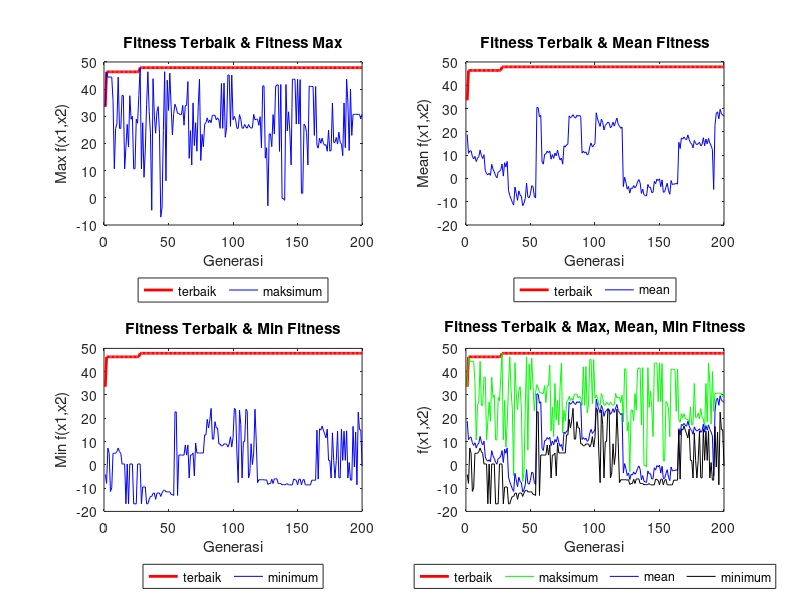

Write the MATLAB code that produced this figure.
clc;
%%
%study study
disp('max, f(x1,x2) = 19 + x1inrange(a)*(sin(x1inrange(a)*3.14)) + (10-x2inrange(a))*(sin(x2inrange(a)*3.14))')
disp(' ')
%%
% menentukan parameter populasi, khusus untuk penentuan jumlah kromosom,
% perlu ada perhitungan lebih lanjut
nindividu = 18;
ngenerasi = 200;
% menentukan jumlah kromosom :
% total digit real: range * 10^3 = 10^4
% menghitung jumlah bit bilangan basis 2 yang diperlukan agar dapat
% menampung sejumlah 10^5 bilangan basis 10
%%
%1.Representasi Chromosome

%ketelitian 
pangkat = 4;
total = 1;
%m1
disp('148.001 <= 2^m1');
formulacari1=(9.8-(-5))* 10^4-1;
m1 = 17.1752;m1d=18;
disp('m1 ='),disp(ceil(m1));

%m2
disp('73.001 <= 2^m2');
formulacari2=(7.3-0)* 10^4-1;
m2 = 73.001;m2d=17;  
disp('m2 = 17');
disp(' ');

panjang_string_chromosome = m1d+m2d 

%nilai sampling parent
pj =de2bi(m1d)
pj =de2bi(m2d)
%%
%2.inisialisasi cromosom (lanjutan)
%sampling popsize = 10
while (total <= 10)
pangkat = pangkat + 1;
total = total + (2 ^ pangkat);
end;
%% 
%3.Reproduksi (yang digunakan metode crossover)
pangkat = pangkat + 1;
% jumlah total kromosom
nkromosom = pangkat * 2;
% menentukan lokasi crossover
lokasi_crossover = floor(rand(1,1) * (nkromosom - 2)) + 1;
% membangkitkan population
individu = floor(rand(nindividu,nkromosom) * 2);
% mencatat fitness yang didapatkan di setiap iterasi
fitness_berjalan = -9999;
fitness_terbaik(1) = fitness_berjalan;
%%
%4.evaluasi
% proses evaluasi genetik berjalan:
for gen = 1 : ngenerasi
% mengkonversi bilangan biner ke bilangan cacah
for a=1:(nindividu)
x1(a)=0;
x2(a)=0;
for (b=1:nkromosom/2)
if individu(a,b) == 1
x1(a) = x1(a) + (2^(b-1));
end;
if individu(a,b+(nkromosom/2)) == 1
x2(a) = x2(a) + (2^(b-1));
end;
end;
end;
% mengkonversi bilangan cacah ke bilangan real dengan range yang telah ditentukan
x1inrange = (-2.0) + ((17.5 / total) * x1);
x2inrange = (3.27) + ((5.48 / total) * x2);
% menghitung nilai fitness seluruh individu
for a=1:nindividu
fitness(a) = 19 + x1inrange(a)*(sin(x1inrange(a)*3.14)) + (10-x2inrange(a))*(sin(x2inrange(a)*3.14));
% mencatat nilai fitness, x1 terbaik, dan x2 terbaik yang
% didapatkan pada setiap iterasi
if fitness_berjalan < fitness(a)
fitness_terbaik(gen) = fitness(a);
fitness_berjalan = fitness(a);
x1terbaik = x1inrange(a);
x2terbaik = x2inrange(a);
else
fitness_terbaik(gen) = fitness_berjalan;
end;
end;
% mencatat nilai rata-rata, maksimum, dan minimum fitness di setiap
% iterasi
rata_rata_fitness(gen) = mean(fitness);
max_fitness(gen) = max(fitness);
min_fitness(gen) = min(fitness);
% menghitung total fitness
total_fitness = sum(fitness);
% menghitung probabilitas fitness setiap individu
for a=1:nindividu
probabilitas_fitness(a) = fitness(a) / total_fitness;
end;
% menghitung kumulatif probabilitas fitness di roulete wheel
kumulatif_fitness = cumsum(probabilitas_fitness);
%%
%5.evaluasi
% menentukan lokasi sample di roulete wheel
roulete = rand(1,nindividu);
% memilih parent
for a = 1:nindividu
for b = 1:nindividu
if roulete(a) <= kumulatif_fitness(b)
parent(a) = b;
end;
end;
end;
% melakukan crossover
for a = 1 : (nindividu/2)
indeks = ((a - 1) * 2);
for b = 1 : lokasi_crossover
anak(indeks+1,b) = individu(parent(indeks+1),b);
anak(indeks+2,b) = individu(parent(indeks+2),b);
end;
for b = lokasi_crossover+1 : nkromosom
anak(indeks+1,b) = individu(parent(indeks+2),b);
anak(indeks+2,b) = individu(parent(indeks+1),b);
end;
end;
% menentukan tingkat mutasi
probabilitas_mutasi = 0.025;
% menghitung kromosom yang terkena mutasi
jumlah_kromosom_mutasi = round(probabilitas_mutasi * (nindividu * nkromosom));
% menentukan lokasi kromosom yang terkena mutasi
mutasi = ceil(rand(1,jumlah_kromosom_mutasi) * (nindividu * nkromosom));
% menerapkan mutasi pada beberapa kromosom
for a = 1:jumlah_kromosom_mutasi
individu_ke = ceil(mutasi(a) / nkromosom);
kromosom_ke = mod(mutasi(a),nkromosom);
if kromosom_ke == 0
kromosom_ke = nkromosom;
end;
if anak(individu_ke,kromosom_ke) == 1
anak(individu_ke,kromosom_ke) = 0;
else
anak(individu_ke,kromosom_ke) = 1;
end;
end;
% menjadikan individu anak sebagai individu orangtua pada generasi berikutnya
individu = anak;
% proses seleksi satu generasi berakhir
end;

% ----------------------------------------------
% mencetak result
% ----------------------------------------------
disp('x1 terbaik adalah: ');
disp(x1terbaik);
disp('x2 terbaik adalah: ');
disp(x2terbaik);
disp('Max terbaik adalah: ');
disp(max_fitness(gen));
disp('Dengan nilai fitness fungsi: ');
disp(fitness_terbaik(ngenerasi));

% ----------------------------------------------
% mengeplot hasil
% ----------------------------------------------
subplot(2,2,1);
plot(fitness_terbaik,'Color','red','linewidth',2);
hold on;
plot(max_fitness,'Color','blue');
title('Fitness Terbaik & Fitness Max','fontweight','bold');
xlabel('Generasi');
ylabel('Max f(x1,x2)');
legend('terbaik','maksimum','location','southoutside','orientation','horizontal');
hold off;

subplot(2,2,2);
plot(fitness_terbaik,'Color','red','linewidth',2);
hold on;
plot(rata_rata_fitness,'Color','blue');
title('Fitness Terbaik & Mean Fitness','fontweight','bold');
xlabel('Generasi');
ylabel('Mean f(x1,x2)');
legend('terbaik','mean','location','southoutside','orientation','horizontal');
hold off;
subplot(2,2,3);
plot(fitness_terbaik,'Color','red','linewidth',2);
hold on;
plot(min_fitness,'Color','blue');
title('Fitness Terbaik & Min Fitness','fontweight','bold');
xlabel('Generasi');
ylabel('Min f(x1,x2)');
legend('terbaik','minimum','location','southoutside','orientation','horizontal');
hold off;
subplot(2,2,4);
plot(fitness_terbaik,'Color','red','linewidth',2);
hold on;
plot(max_fitness,'Color','green');
plot(rata_rata_fitness,'Color','blue');
plot(min_fitness,'Color','black');
title('Fitness Terbaik & Max, Mean, Min Fitness','fontweight','bold');
xlabel('Generasi');
ylabel('f(x1,x2)');
legend('terbaik','maksimum','mean','minimum','location','southoutside','orientation','horizontal');
hold off;

%{


%}